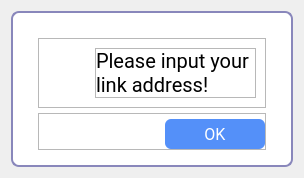
<?xml version="1.0" encoding="UTF-8"?>
<ui version="4.0">
 <class>Information</class>
 <widget class="QDialog" name="Information">
  <property name="geometry">
   <rect>
    <x>0</x>
    <y>0</y>
    <width>304</width>
    <height>174</height>
   </rect>
  </property>
  <property name="windowTitle">
   <string>Dialog</string>
  </property>
  <property name="styleSheet">
   <string notr="true">QFrame#frame{
	background-color: rgb(255,255,255);
	border-radius: 8px;
	border: 2px solid rgb(137,135,187);
}

QLineEdit{
	border-radius: 6px;
	padding-left: 4px;
	padding-right: 4px;
	border: 1px solid rgb(137,135,187);
	background-color: rgb(255,255,255);
}

QPushButton#doneBtn{
	background-color: rgb(84,144,249);
	border-radius: 6px;
	color: rgb(255,255,255);
	border: none;
}

QPushButton#doneBtn:hover{
	color: rgb(20,146,230);
	background-color: rgb(255,255,255);
	border: 1px solid rgb(84,144,249);
}</string>
  </property>
  <layout class="QVBoxLayout" name="verticalLayout">
   <item>
    <widget class="QFrame" name="frame">
     <property name="minimumSize">
      <size>
       <width>0</width>
       <height>0</height>
      </size>
     </property>
     <property name="frameShape">
      <enum>QFrame::Panel</enum>
     </property>
     <property name="frameShadow">
      <enum>QFrame::Raised</enum>
     </property>
     <property name="lineWidth">
      <number>10</number>
     </property>
     <layout class="QVBoxLayout" name="verticalLayout_2">
      <property name="spacing">
       <number>5</number>
      </property>
      <property name="leftMargin">
       <number>25</number>
      </property>
      <property name="topMargin">
       <number>25</number>
      </property>
      <property name="rightMargin">
       <number>25</number>
      </property>
      <property name="bottomMargin">
       <number>15</number>
      </property>
      <item>
       <widget class="QFrame" name="frame_2">
        <property name="frameShape">
         <enum>QFrame::StyledPanel</enum>
        </property>
        <property name="frameShadow">
         <enum>QFrame::Raised</enum>
        </property>
        <layout class="QHBoxLayout" name="horizontalLayout_2">
         <property name="spacing">
          <number>15</number>
         </property>
         <property name="leftMargin">
          <number>0</number>
         </property>
         <item>
          <widget class="QPushButton" name="doneBtn_2">
           <property name="sizePolicy">
            <sizepolicy hsizetype="Fixed" vsizetype="Fixed">
             <horstretch>0</horstretch>
             <verstretch>0</verstretch>
            </sizepolicy>
           </property>
           <property name="minimumSize">
            <size>
             <width>0</width>
             <height>0</height>
            </size>
           </property>
           <property name="font">
            <font>
             <family>Roboto</family>
             <pointsize>12</pointsize>
            </font>
           </property>
           <property name="styleSheet">
            <string notr="true">background-color:none;
border:none;</string>
           </property>
           <property name="text">
            <string/>
           </property>
           <property name="icon">
            <iconset resource="../icon/icon.qrc">
             <normaloff>:/icon/information.svg</normaloff>:/icon/information.svg</iconset>
           </property>
           <property name="iconSize">
            <size>
             <width>50</width>
             <height>50</height>
            </size>
           </property>
          </widget>
         </item>
         <item>
          <widget class="QFrame" name="frame_3">
           <property name="frameShape">
            <enum>QFrame::StyledPanel</enum>
           </property>
           <property name="frameShadow">
            <enum>QFrame::Raised</enum>
           </property>
           <layout class="QVBoxLayout" name="verticalLayout_4">
            <property name="spacing">
             <number>0</number>
            </property>
            <property name="leftMargin">
             <number>0</number>
            </property>
            <property name="topMargin">
             <number>0</number>
            </property>
            <property name="rightMargin">
             <number>0</number>
            </property>
            <property name="bottomMargin">
             <number>0</number>
            </property>
            <item>
             <widget class="QLabel" name="label">
              <property name="sizePolicy">
               <sizepolicy hsizetype="Preferred" vsizetype="Fixed">
                <horstretch>0</horstretch>
                <verstretch>0</verstretch>
               </sizepolicy>
              </property>
              <property name="font">
               <font>
                <family>Roboto</family>
                <pointsize>15</pointsize>
               </font>
              </property>
              <property name="text">
               <string>Please input your</string>
              </property>
             </widget>
            </item>
            <item>
             <widget class="QLabel" name="label_2">
              <property name="sizePolicy">
               <sizepolicy hsizetype="Preferred" vsizetype="Fixed">
                <horstretch>0</horstretch>
                <verstretch>0</verstretch>
               </sizepolicy>
              </property>
              <property name="font">
               <font>
                <family>Roboto</family>
                <pointsize>15</pointsize>
               </font>
              </property>
              <property name="text">
               <string>link address!</string>
              </property>
             </widget>
            </item>
           </layout>
          </widget>
         </item>
        </layout>
       </widget>
      </item>
      <item>
       <widget class="QFrame" name="frameBtn">
        <property name="sizePolicy">
         <sizepolicy hsizetype="Preferred" vsizetype="Fixed">
          <horstretch>0</horstretch>
          <verstretch>0</verstretch>
         </sizepolicy>
        </property>
        <property name="frameShape">
         <enum>QFrame::StyledPanel</enum>
        </property>
        <property name="frameShadow">
         <enum>QFrame::Raised</enum>
        </property>
        <layout class="QHBoxLayout" name="horizontalLayout">
         <property name="leftMargin">
          <number>0</number>
         </property>
         <property name="topMargin">
          <number>5</number>
         </property>
         <property name="rightMargin">
          <number>0</number>
         </property>
         <property name="bottomMargin">
          <number>0</number>
         </property>
         <item>
          <spacer name="horizontalSpacer">
           <property name="orientation">
            <enum>Qt::Horizontal</enum>
           </property>
           <property name="sizeHint" stdset="0">
            <size>
             <width>40</width>
             <height>20</height>
            </size>
           </property>
          </spacer>
         </item>
         <item>
          <widget class="QPushButton" name="doneBtn">
           <property name="sizePolicy">
            <sizepolicy hsizetype="Fixed" vsizetype="Fixed">
             <horstretch>0</horstretch>
             <verstretch>0</verstretch>
            </sizepolicy>
           </property>
           <property name="minimumSize">
            <size>
             <width>100</width>
             <height>30</height>
            </size>
           </property>
           <property name="font">
            <font>
             <family>Roboto</family>
             <pointsize>12</pointsize>
            </font>
           </property>
           <property name="text">
            <string>OK</string>
           </property>
          </widget>
         </item>
        </layout>
       </widget>
      </item>
     </layout>
    </widget>
   </item>
  </layout>
 </widget>
 <resources>
  <include location="../icon/icon.qrc"/>
 </resources>
 <connections/>
</ui>
